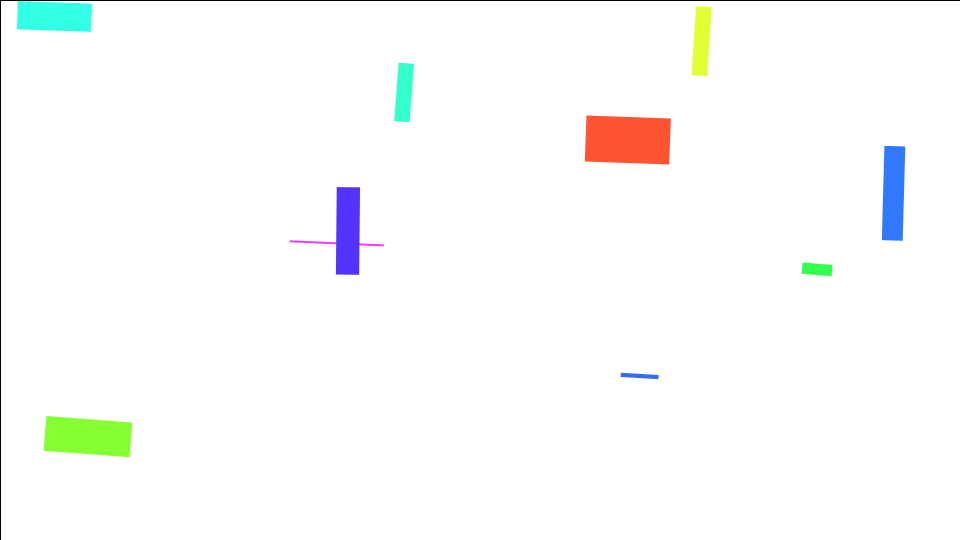
Frame 1 (no input)
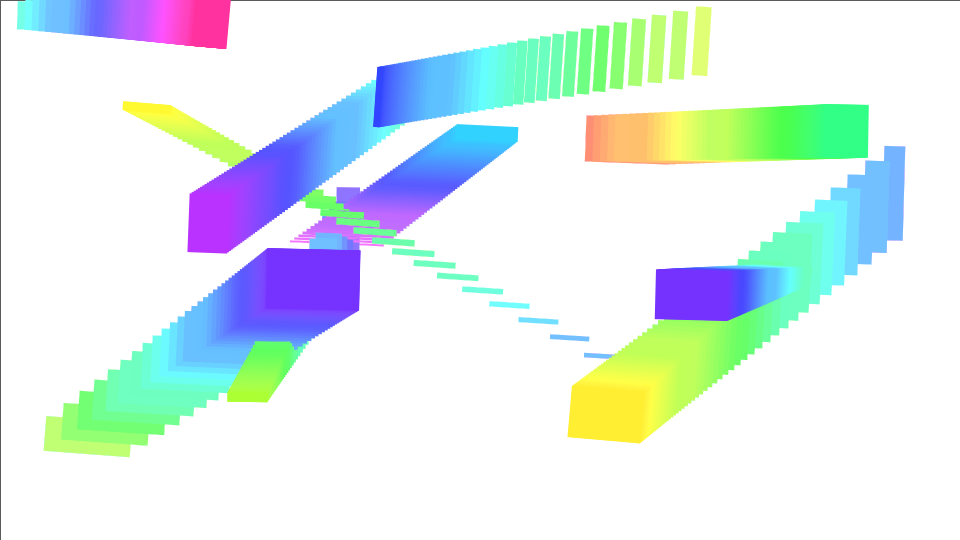
Frame 60 (the mouse pressed at the canvas centre just before this capture)
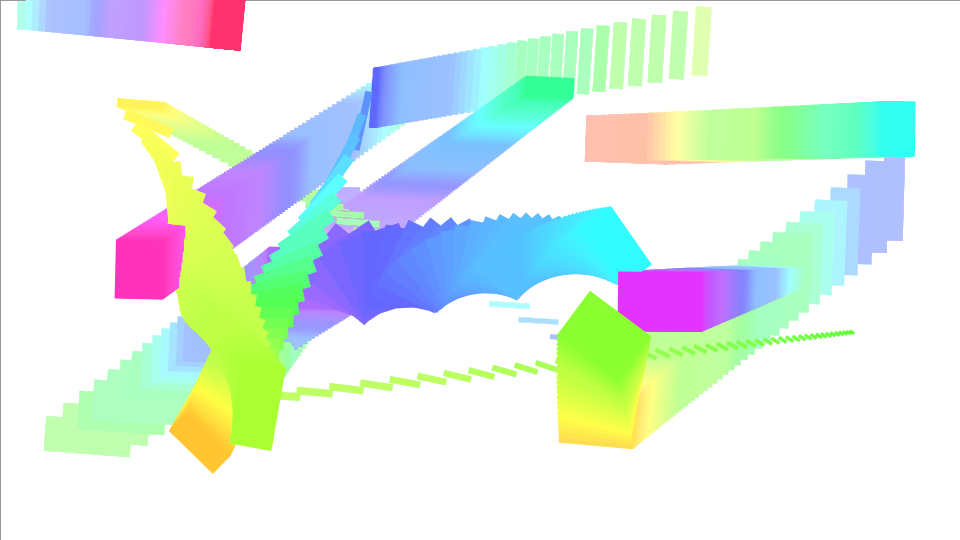
Frame 120 (the mouse held since frame 60 and released just before this capture)

The Processing sketch that drew these frames (run headless with seeded random() and noise(); from frame 60 on, the mouse is pressed at the canvas centre):

// Processing sketch: sketch_xxx_easing3_class
// ── sketch_xxx_easing3_class.pde
int num = 10;
Rect[] rects = new Rect[num];
// setup関数 : 初回1度だけ実行される
void setup() {
  size(960, 540); // ウィンドウサイズを960px,540pxに
  colorMode(HSB, 360, 100, 100, 100); // HSBの色空間を使用
  rectMode(CENTER); //矩形の描画のxyを中心に変更（デフォルトは左上）
  background(0, 0, 100); // 背景を白に

  for(int i = 0; i < rects.length; i++){
    rects[i] = new Rect();
  }
}

// draw関数 : setup関数実行後繰り返し実行される
void draw() {
  // モーションブラー
  fill(0, 0, 100, 1); // 透明度を下げた白で
  rect(width/2, height/2, width, height); //画面サイズの矩形を描画
  // rectModeがデフォルトの場合は、rect(0,0,width,height);
  // 上の2行でモーションブラーがかけられる
  for(int i = 0; i < rects.length; i++){
    rects[i].update();
    rects[i].display();
  }



}

class Rect{
  // プロパティ
  float x,y,w,h,angle;
  float tx,ty,tw,th,tangle;
  color c;
  color tc;
  float easing;

  Rect(){
    initEasing();
  }

  void update(){

    // イージングの関数lerp(a,b,aとbの間の割合0.0〜1.0まで)
    // lerpの値をx,yなどに代入することで、少しずつ動くアニメーションを実現している
    // x,y,size,c,angleなど様々な要素にイージングをかける方法
    x = lerp(x, tx, easing);
    y = lerp(y, ty, easing);
    w = lerp(w, tw, easing);
    h = lerp(h, th, easing);
    c = lerpColor(c, tc, easing); //色もlerpColorという関数でイージング出来る
    angle = lerp(angle, tangle, easing); // 角度もイージング

    // もしターゲットの位置に近づいたら
    // dist関数で2点間の距離を計算できる
    if (dist(x, y, tx, ty) < 1) {
      // つぎのターゲットを設定
      findTarget();
    }
  }
  void display(){
    noStroke(); // 線の色をナシに
    fill(c); // 塗りつぶしの色をcに
    pushMatrix(); // 座標を保存
    translate(x, y); // 原点座標を移動
    rotate(radians(angle));  // 回転
    rect(0, 0, w, h);  // 矩形を描画
    popMatrix();  // 座標を戻す
  }

  // 初期化
  void initEasing() {
    // 初期値をランダムに設定
    x = random(width);
    y = random(height);
    tx = random(width);
    ty = random(height);
    w = random(100);
    tw = random(100);
    h = random(100);
    th = random(100);
    angle = random(TWO_PI);
    tangle = random(TWO_PI);

    easing = random(0.01, 0.08);

    float n = random(360); // 色相をランダムに
    c = color(n, 80, 100);
    tc = color((n+180)%360, 80, 100); // 反対の色を設定
  }

  // ターゲットに近づいたときの処理
  // 次のターゲットを設定する
  void findTarget() {
    x = tx; //近づいているので、x,yそれぞれターゲットの位置に移動させる
    y = ty;
    // tx,tyの値をランダムに（ある程度離れているようにするためにdo-while文を使う）
    do {
      tx = random(width);
      ty = random(height);
      } while (dist(x, y, tx, ty) < 300);

      w = tw;
      tw = random(100);
      h = th;
      th = random(100);

      easing = random(0.01, 0.08);

      c = tc;
      float n = random(360);
      tc = color(n, 80, 100);

      angle = tangle%360;
      tangle = random(360);
    }
  }
